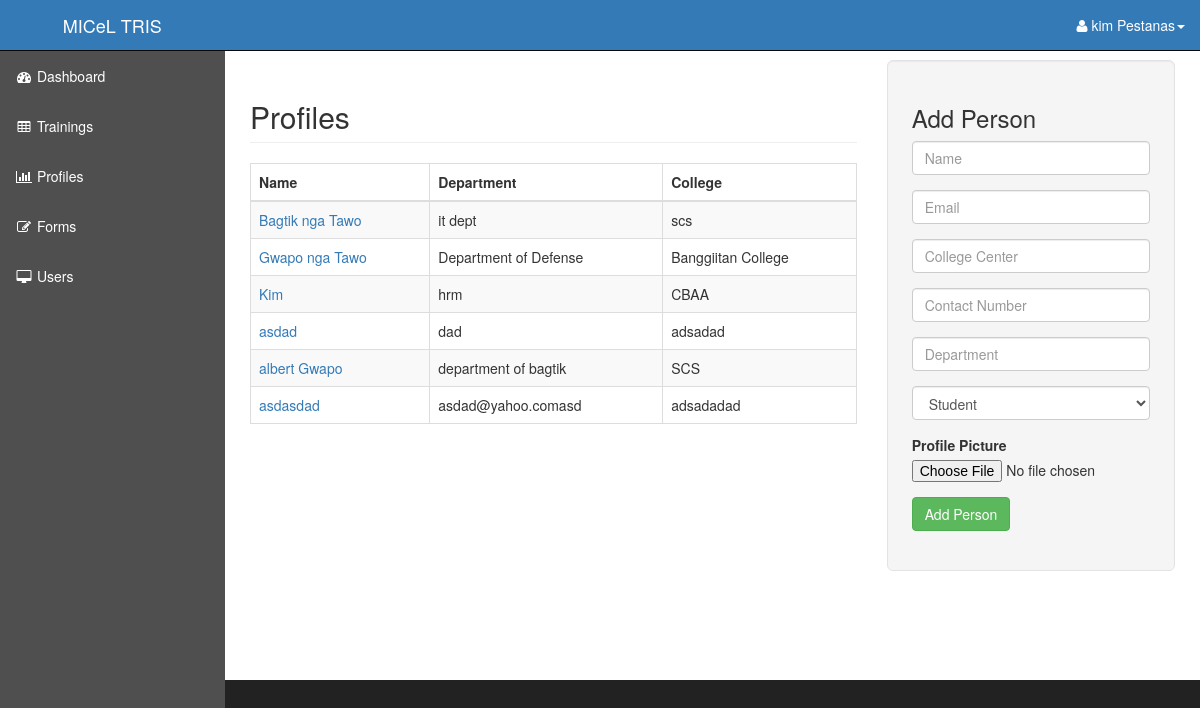
The app's page /profiles.php (signed in), older data.
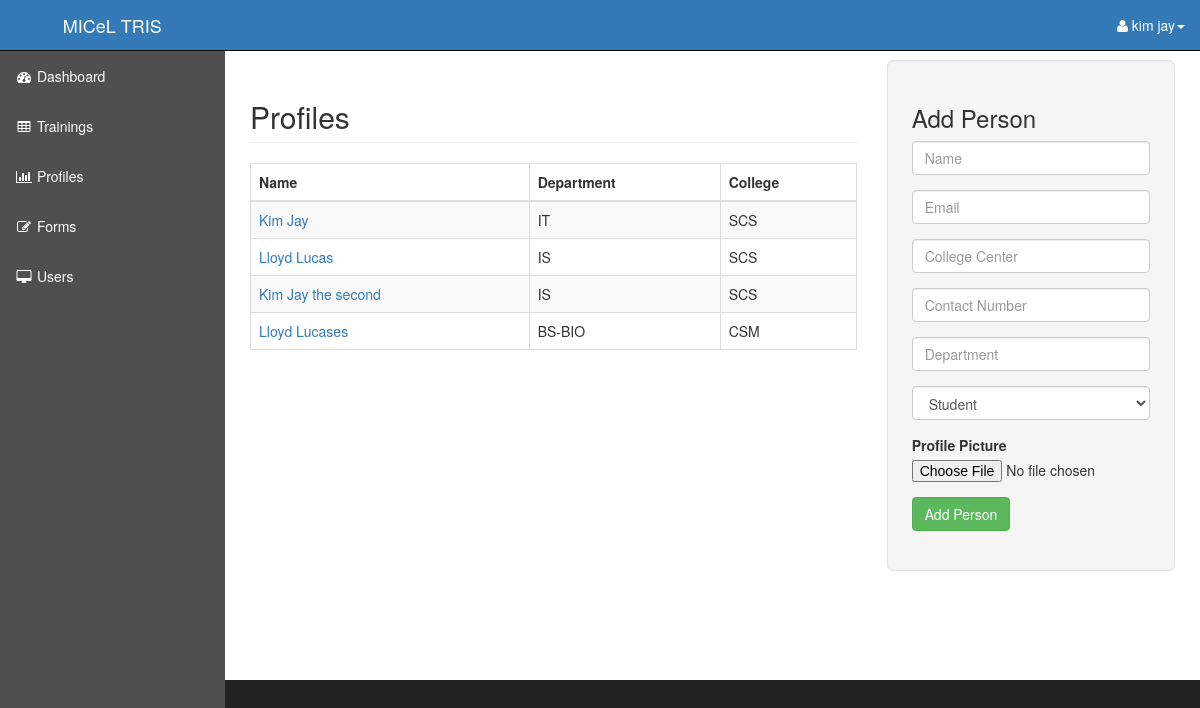
The same page, newer data.
### tables this page shows
CREATE TABLE IF NOT EXISTS `person_involve` (
  `person_involve_id` int(11) NOT NULL AUTO_INCREMENT,
  `name` varchar(40) DEFAULT NULL,
  `college_center` varchar(40) DEFAULT NULL,
  `dept` varchar(40) DEFAULT NULL,
  `contact` varchar(40) DEFAULT NULL,
  `email` varchar(40) DEFAULT NULL,
  `pos` varchar(40) DEFAULT NULL,
  `image_name` varchar(40) DEFAULT NULL,
  `picture` longblob,
  PRIMARY KEY (`person_involve_id`)
);

### lib/profiles.php (the view, shortened to what this page needs)
<?php
$res = mysql_query("SELECT `person_involve_id`,`name`,`college_center`,`dept` FROM `person_involve`;");
while ($row = mysql_fetch_assoc($res)) {
	echo "<tr>
		<td><a href=./profile.php?id=".$row['person_involve_id'].">".$row['name']."</td>
		<td>".$row['dept']."</td>
		<td>".$row['college_center']."</td>
	</tr>";
}
?>

### parts/header.php (shortened to what this page needs)
<!DOCTYPE html>
<html lang="en">
<head>
	<link href="css/bootstrap.min.css" rel="stylesheet">
	<link href="css/sb-admin.css" rel="stylesheet">
	<link href="css/plugins/morris.css" rel="stylesheet">
	<link href="font-awesome/css/font-awesome.min.css" rel="stylesheet" type="text/css">
</head>
<body>
    <div id="wrapper">
        <nav class="navbar navbar-inverse navbar-fixed-top" role="navigation">
            <div class="navbar-header">
                <a class="navbar-brand" href="index.php">MICeL TRIS</a>
            </div>
            <ul class="nav navbar-right top-nav">
                <li class="dropdown">
                    <a href="#" class="dropdown-toggle" data-toggle="dropdown"><i class="fa fa-user"></i> <?php echo $_SESSION['fullname'];?><b class="caret"></b></a>
                </li>
            </ul>
            <div class="collapse navbar-collapse navbar-ex1-collapse">
                <ul class="nav navbar-nav side-nav">
                    <li>
                        <a href="index.php"><i class="fa fa-fw fa-dashboard"></i> Dashboard</a>
                    </li>
                    <li>
                        <a href="trainings.php"><i class="fa fa-fw fa-table"></i> Trainings</a>
                    </li>
                    <li>
                        <a href="profiles.php"><i class="fa fa-fw fa-bar-chart-o"></i> Profiles</a>
                    </li>
                    <li>
                        <a href="#"><i class="fa fa-fw fa-edit"></i> Forms</a>
                    </li>
                    <li>
                        <a href="#"><i class="fa fa-fw fa-desktop"></i> Users</a>
                    </li>
                </ul>
            </div>
        </nav>

Row changes from the older to the newer data that the page shows:
removed person_involve: name "asdad", dept "dad", college_center "adsadad"
removed person_involve: name "albert Gwapo", dept "department of bagtik", college_center "SCS"
removed person_involve: name "asdasdad", dept "asdad@yahoo.comasd", college_center "adsadadad"
changed person_involve: name "Bagtik nga Tawo" → "Kim Jay"; dept "it dept" → "IT"; college_center "scs" → "SCS"
changed person_involve: name "Gwapo nga Tawo" → "Lloyd Lucas"; dept "Department of Defense" → "IS"; college_center "Banggiitan College" → "SCS"
added person_involve: name "Kim Jay the second", dept "IS", college_center "SCS"
changed person_involve: name "Kim" → "Lloyd Lucases"; dept "hrm" → "BS-BIO"; college_center "CBAA" → "CSM"
Text that changed along with them:
$_SESSION['fullname']: "kim Pestanas" → "kim jay"
